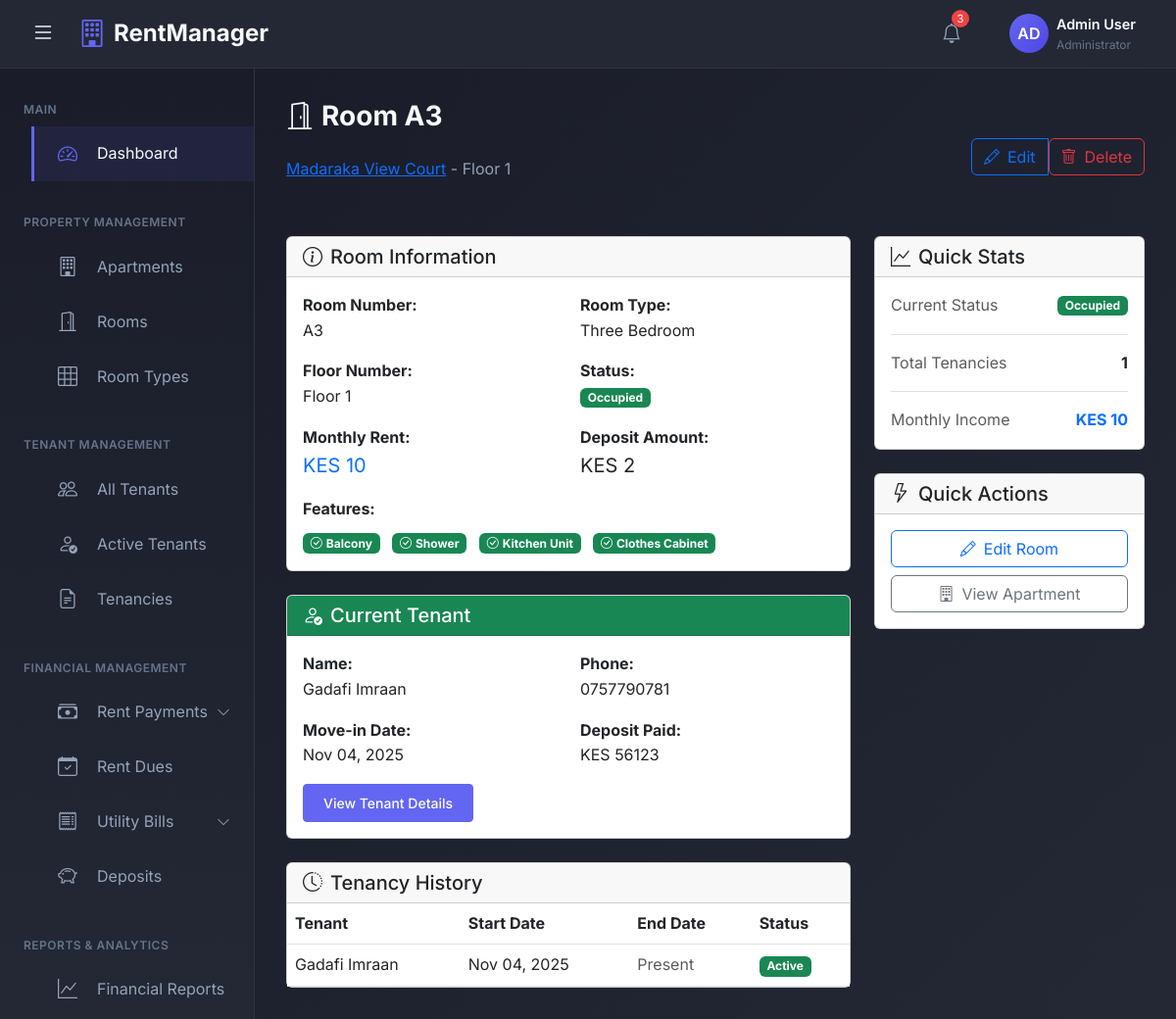
The app's page /rooms/35/ (signed in) with its own data.
### rental_app/models.py (models this page shows, shortened)
class Room(models.Model):
    ROOM_STATUS = (
        ('available', 'Available'),
        ('occupied', 'Occupied'),
        ('maintenance', 'Under Maintenance'),
    )
    apartment = models.ForeignKey(Apartment, on_delete=models.CASCADE, related_name='rooms')
    room_number = models.CharField(max_length=10)  # e.g., A1, B2, C3
    room_type = models.ForeignKey(RoomType, on_delete=models.PROTECT)
    floor_number = models.IntegerField(validators=[MinValueValidator(0)])
    has_balcony = models.BooleanField(default=False)
    has_shower = models.BooleanField(default=True)
    has_kitchen_unit = models.BooleanField(default=True)
    has_clothes_cabinet = models.BooleanField(default=True)
    monthly_rent = models.DecimalField(max_digits=10, decimal_places=2, validators=[MinValueValidator(0)])
    deposit_amount = models.DecimalField(max_digits=10, decimal_places=2, validators=[MinValueValidator(0)])
    status = models.CharField(max_length=20, choices=ROOM_STATUS, default='available')
    created_at = models.DateTimeField(auto_now_add=True)
    updated_at = models.DateTimeField(auto_now=True)
    class Meta:
        unique_together = ('apartment', 'room_number')
        ordering = ['floor_number', 'room_number']

class Apartment(models.Model):
    name = models.CharField(max_length=200)
    owner = models.ForeignKey(User, on_delete=models.CASCADE, related_name='apartments', limit_choices_to={'user_type': 'admin'})
    location = models.CharField(max_length=300)
    total_floors = models.IntegerField(validators=[MinValueValidator(1)])
    description = models.TextField(blank=True)
    water_rate_per_unit = models.DecimalField(max_digits=10, decimal_places=2, default=0.00)
    created_at = models.DateTimeField(auto_now_add=True)
    updated_at = models.DateTimeField(auto_now=True)

class RoomType(models.Model):
    ROOM_CHOICES = (
        ('bedsitter', 'Bedsitter'),
        ('single_room', 'Single Room'),
        ('one_bedroom', 'One Bedroom'),
        ('two_bedroom', 'Two Bedroom'),
        ('three_bedroom', 'Three Bedroom'),
    )
    name = models.CharField(max_length=50, choices=ROOM_CHOICES)
    description = models.TextField(blank=True)
    def __str__(self):
        return self.get_name_display()

class Tenancy(models.Model):
    TENANCY_STATUS = (
        ('active', 'Active'),
        ('terminated', 'Terminated'),
        ('suspended', 'Suspended'),
        ('switched', 'Switched Room'),  # When tenant moves to another room
    )
    TERMINATION_REASON = (
        ('vacated', 'Tenant Vacated'),
        ('evicted', 'Evicted'),
        ('room_switch', 'Switched to Another Room'),
        ('other', 'Other'),
    )
    tenant = models.ForeignKey(User, on_delete=models.PROTECT, related_name='tenancies', limit_choices_to={'user_type': 'tenant'})
    room = models.ForeignKey(Room, on_delete=models.PROTECT, related_name='tenancies')
    apartment = models.ForeignKey(Apartment, on_delete=models.PROTECT, related_name='tenancies')  # Denormalized for easy querying
    start_date = models.DateField()
    end_date = models.DateField(null=True, blank=True)
    deposit_paid = models.DecimalField(max_digits=10, decimal_places=2, default=0.00)
    deposit_refunded = models.BooleanField(default=False)
    deposit_refund_amount = models.DecimalField(max_digits=10, decimal_places=2, default=0.00, null=True, blank=True)
    deposit_deduction_reason = models.TextField(blank=True)  # Why deposit was partially refunded
    status = models.CharField(max_length=20, choices=TENANCY_STATUS, default='active')
    termination_reason = models.CharField(max_length=20, choices=TERMINATION_REASON, null=True, blank=True)
    move_in_condition = models.TextField(blank=True)
    move_out_condition = models.TextField(blank=True)
    switched_to_tenancy = models.ForeignKey('self', on_delete=models.SET_NULL, null=True, blank=True, related_name='previous_tenancy')
    switched_from_tenancy = models.ForeignKey('self', on_delete=models.SET_NULL, null=True, blank=True, related_name='next_tenancy')
    is_deleted = models.BooleanField(default=False)
    deleted_at = models.DateTimeField(null=True, blank=True)
    created_at = models.DateTimeField(auto_now_add=True)
    updated_at = models.DateTimeField(auto_now=True)
    class Meta:
        verbose_name_plural = 'Tenancies'
        ordering = ['-start_date']
        indexes = [
            models.Index(fields=['tenant', 'status']),
            models.Index(fields=['apartment', 'status']),
        ]

class User(AbstractUser):
    USER_TYPE_CHOICES = (
        ('admin', 'Admin'),
        ('tenant', 'Tenant'),
    )
    USER_STATUS = (
        ('active', 'Active'),
        ('inactive', 'Inactive'),
        ('archived', 'Archived'),  # For moved out tenants
    )
    user_type = models.CharField(max_length=10, choices=USER_TYPE_CHOICES)
    user_status = models.CharField(max_length=20, choices=USER_STATUS, default='active')
    phone_number = models.CharField(max_length=15, unique=True)
    national_id = models.CharField(max_length=20, unique=True, null=True, blank=True)
    profile_picture = models.ImageField(upload_to='profiles/', null=True, blank=True)
    is_deleted = models.BooleanField(default=False)
    deleted_at = models.DateTimeField(null=True, blank=True)
    created_at = models.DateTimeField(auto_now_add=True)
    updated_at = models.DateTimeField(auto_now=True)

### rental_app/views.py (the view)
# urls.py: path('rooms/<int:pk>/', views.room_detail, name='room_detail'),
@login_required
def room_detail(request, pk):
    room = get_object_or_404(
        Room.objects.select_related('apartment', 'room_type'),
        pk=pk,
        apartment__owner=request.user
    )
    current_tenancy = Tenancy.objects.filter(
        room=room,
        status='active'
    ).select_related('tenant').first()
    tenancy_history = Tenancy.objects.filter(
        room=room
    ).select_related('tenant').order_by('-start_date')
    context = {
        'room': room,
        'current_tenancy': current_tenancy,
        'tenancy_history': tenancy_history,
    }
    return render(request, 'rooms/room_detail.html', context)

### templates/rooms/room_detail.html (shortened to what this page needs)
{% extends 'admin_base.html' %}
{% block content %}
<div class="page-header d-flex justify-content-between align-items-center mb-4">
    <div>
        <h1 class="page-title">
            <i class="bi bi-door-open me-2"></i>Room {{ room.room_number }}
        </h1>
        <p class="page-subtitle">
            <a href="{% url 'apartment_detail' room.apartment.pk %}">{{ room.apartment.name }}</a> - Floor {{ room.floor_number }}
        </p>
    </div>
    <div class="btn-group">
        <a href="{% url 'room_edit' room.pk %}" class="btn btn-outline-primary">
            <i class="bi bi-pencil me-2"></i>Edit
        </a>
        <form method="post" action="{% url 'room_delete' room.pk %}" style="display: inline;"
              onsubmit="return confirm('Are you sure you want to delete this room?');">
            <button type="submit" class="btn btn-outline-danger">
                <i class="bi bi-trash me-2"></i>Delete
            </button>
        </form>
    </div>
</div>
<div class="row">
    <div class="col-lg-8">
        <div class="card mb-4">
            <div class="card-header">
                <h5 class="mb-0"><i class="bi bi-info-circle me-2"></i>Room Information</h5>
            </div>
            <div class="card-body">
                <div class="row mb-3">
                    <div class="col-md-6">
                        <strong>Room Number:</strong>
                        <p class="mb-0">{{ room.room_number }}</p>
                    </div>
                    <div class="col-md-6">
                        <strong>Room Type:</strong>
                        <p class="mb-0">{{ room.room_type }}</p>
                    </div>
                </div>
                <div class="row mb-3">
                    <div class="col-md-6">
                        <strong>Floor Number:</strong>
                        <p class="mb-0">Floor {{ room.floor_number }}</p>
                    </div>
                    <div class="col-md-6">
                        <strong>Status:</strong>
                        <p class="mb-0">
                            {% if room.status == 'occupied' %}
                            <span class="badge bg-success">Occupied</span>
                            {% elif room.status == 'available' %}
                            <span class="badge bg-info">Available</span>
                            {% else %}
                            <span class="badge bg-warning">Maintenance</span>
                            {% endif %}
                        </p>
                    </div>
                </div>
                <div class="row mb-3">
                    <div class="col-md-6">
                        <strong>Monthly Rent:</strong>
                        <p class="mb-0 text-primary fs-5">KES {{ room.monthly_rent|floatformat:0 }}</p>
                    </div>
                    <div class="col-md-6">
                        <strong>Deposit Amount:</strong>
                        <p class="mb-0 fs-5">KES {{ room.deposit_amount|floatformat:0 }}</p>
                    </div>
                </div>
                <div class="mb-0">
                    <strong>Features:</strong>
                    <div class="mt-2">
                        <span class="badge {% if room.has_balcony %}bg-success{% else %}bg-secondary{% endif %} me-2">
                            <i class="bi bi-{% if room.has_balcony %}check{% else %}x{% endif %}-circle me-1"></i>Balcony
                        </span>
                        <span class="badge {% if room.has_shower %}bg-success{% else %}bg-secondary{% endif %} me-2">
                            <i class="bi bi-{% if room.has_shower %}check{% else %}x{% endif %}-circle me-1"></i>Shower
                        </span>
                        <span class="badge {% if room.has_kitchen_unit %}bg-success{% else %}bg-secondary{% endif %} me-2">
                            <i class="bi bi-{% if room.has_kitchen_unit %}check{% else %}x{% endif %}-circle me-1"></i>Kitchen Unit
                        </span>
                        <span class="badge {% if room.has_clothes_cabinet %}bg-success{% else %}bg-secondary{% endif %}">
                            <i class="bi bi-{% if room.has_clothes_cabinet %}check{% else %}x{% endif %}-circle me-1"></i>Clothes Cabinet
                        </span>
                    </div>
                </div>
            </div>
        </div>
        {% if current_tenancy %}
        <div class="card mb-4">
            <div class="card-header bg-success text-white">
                <h5 class="mb-0"><i class="bi bi-person-check me-2"></i>Current Tenant</h5>
            </div>
            <div class="card-body">
                <div class="row">
                    <div class="col-md-6 mb-3">
                        <strong>Name:</strong>
                        <p class="mb-0">{{ current_tenancy.tenant.get_full_name }}</p>
                    </div>
                    <div class="col-md-6 mb-3">
                        <strong>Phone:</strong>
                        <p class="mb-0">{{ current_tenancy.tenant.phone_number }}</p>
                    </div>
                    <div class="col-md-6 mb-3">
                        <strong>Move-in Date:</strong>
                        <p class="mb-0">{{ current_tenancy.start_date|date:"M d, Y" }}</p>
                    </div>
                    <div class="col-md-6 mb-3">
                        <strong>Deposit Paid:</strong>
                        <p class="mb-0">KES {{ current_tenancy.deposit_paid|floatformat:0 }}</p>
                    </div>
                </div>
                <a href="#" class="btn btn-sm btn-primary">View Tenant Details</a>
            </div>
        </div>
        {% endif %}
        <div class="card">
            <div class="card-header">
                <h5 class="mb-0"><i class="bi bi-clock-history me-2"></i>Tenancy History</h5>
            </div>
            <div class="card-body p-0">
                {% if tenancy_history %}
                <div class="table-responsive">
                    <table class="table table-hover mb-0">
                        <thead>
                            <tr>
                                <th>Tenant</th>
                                <th>Start Date</th>
                                <th>End Date</th>
                                <th>Status</th>
                            </tr>
                        </thead>
                        <tbody>
                            {% for tenancy in tenancy_history %}
                            <tr>
                                <td>{{ tenancy.tenant.get_full_name }}</td>
                                <td>{{ tenancy.start_date|date:"M d, Y" }}</td>
                                <td>
                                    {% if tenancy.end_date %}
                                    {{ tenancy.end_date|date:"M d, Y" }}
                                    {% else %}
                                    <span class="text-muted">Present</span>
                                    {% endif %}
                                </td>
                                <td>
                                    {% if tenancy.status == 'active' %}
                                    <span class="badge bg-success">Active</span>
                                    {% elif tenancy.status == 'terminated' %}
                                    <span class="badge bg-danger">Terminated</span>
                                    {% elif tenancy.status == 'switched' %}
                                    <span class="badge bg-info">Switched Room</span>
                                    {% else %}
                                    <span class="badge bg-warning">{{ tenancy.get_status_display }}</span>
                                    {% endif %}
                                </td>
                            </tr>
                            {% endfor %}
                        </tbody>
                    </table>
                </div>
                {% else %}
                <div class="text-center py-4">
                    <p class="text-muted">No tenancy history available</p>
                </div>
                {% endif %}
            </div>
        </div>
    </div>
    <div class="col-lg-4">
        <div class="card mb-4">
            <div class="card-header">
                <h5 class="mb-0"><i class="bi bi-graph-up me-2"></i>Quick Stats</h5>
            </div>
            <div class="card-body">
                <div class="mb-3 pb-3 border-bottom">
                    <div class="d-flex justify-content-between align-items-center">
                        <span class="text-muted">Current Status</span>
                        {% if room.status == 'occupied' %}
                        <span class="badge bg-success">Occupied</span>
                        {% elif room.status == 'available' %}
                        <span class="badge bg-info">Available</span>
                        {% else %}
                        <span class="badge bg-warning">Maintenance</span>
                        {% endif %}
                    </div>
                </div>
                <div class="mb-3 pb-3 border-bottom">
                    <div class="d-flex justify-content-between align-items-center">
                        <span class="text-muted">Total Tenancies</span>
                        <strong>{{ tenancy_history.count }}</strong>
                    </div>
                </div>
                <div class="mb-0">
                    <div class="d-flex justify-content-between align-items-center">
                        <span class="text-muted">Monthly Income</span>
                        <strong class="text-primary">KES {{ room.monthly_rent|floatformat:0 }}</strong>
                    </div>
                </div>
            </div>
        </div>
        <div class="card">
            <div class="card-header">
                <h5 class="mb-0"><i class="bi bi-lightning me-2"></i>Quick Actions</h5>
            </div>
            <div class="card-body">
                <div class="d-grid gap-2">
                    <a href="{% url 'room_edit' room.pk %}" class="btn btn-outline-primary">
                        <i class="bi bi-pencil me-2"></i>Edit Room
                    </a>
                    <a href="{% url 'apartment_detail' room.apartment.pk %}" class="btn btn-outline-secondary">
                        <i class="bi bi-building me-2"></i>View Apartment
                    </a>
                </div>
            </div>
        </div>
    </div>
</div>
{% endblock %}

### records on screen
Room: room_number "A3", apartment.name "Madaraka View Court", floor_number "1", room_type "Three Bedroom", monthly_rent "10", deposit_amount "2"
Tenancy: tenant.get_full_name "Gadafi Imraan", tenant.phone_number "0757790781", start_date "Nov 04, 2025", deposit_paid "56123", shows "Present", status "Active"

### other values on screen
{{ tenancy_history.count }} "1"
